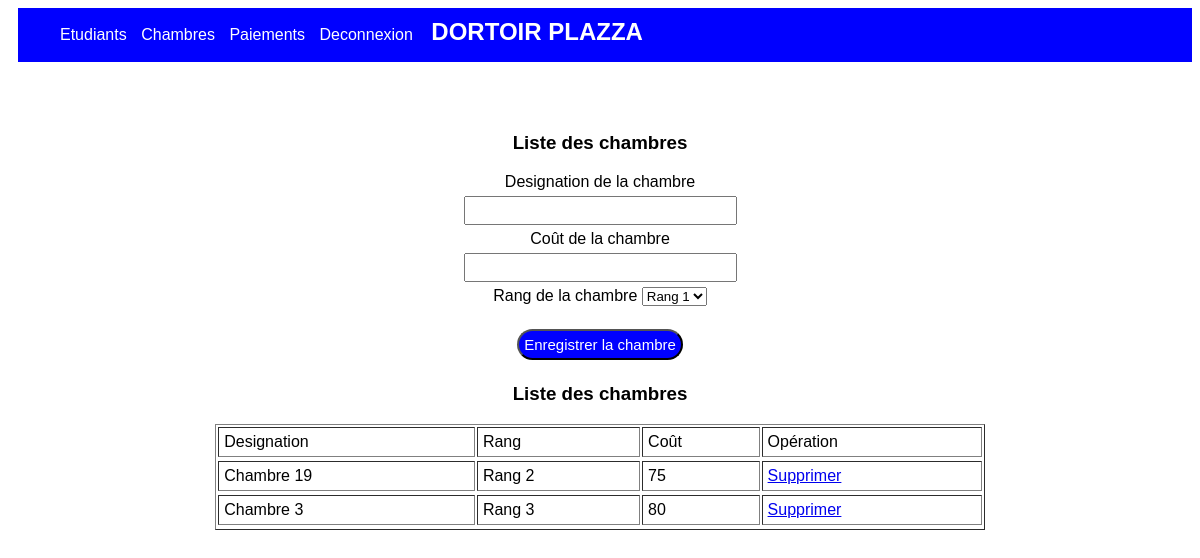
/chambres.php, run on the app's committed database.
### tables this page shows
CREATE TABLE `chambres` (
  `id_chambre` int(11) NOT NULL,
  `designation` text DEFAULT NULL,
  `rang` text DEFAULT NULL,
  `montant_total` float DEFAULT NULL
);

### chambres.php (the view, shortened to what this page needs)
<!DOCTYPE html>
<html lang="en">
<head>
</head>
<body>
<div  style="background-color:blue;padding:2px;top:0;margin-left:10px;color:white;">
<div style="display:inline-block;">
<nav>
    <ul>
    <li><a href="etudiants.php">Etudiants</a></li>
    <li><a href="chambres.php">Chambres</a></li>
    <li><a href="paiements.php">Paiements</a></li>
    <li><a href="index.php">Deconnexion</a></li>
    </ul>
    </nav>
</div>
<h2 style="margin:4px;display:inline-block;">DORTOIR PLAZZA</h2>
</div>
    <div>
    <form action="" method="POST">
        <div align="center">
        <h3>Liste des chambres</h3>
       <div>
       <label for="">Designation de la chambre</label><br>
        <input type="text" name="designation"><br>
       </div>
       <div>
       <label for="">Coût de la chambre</label><br>
        <input type="text" name="cout"><br>
        <label for="">Rang de la chambre</label>
        <select name="rang" id="">
            <option value="Rang 1">Rang 1</option>
        </select>
       </div><br>
        <input type="submit" value="Enregistrer la chambre" id="btn">
        </div>
        <div align="center">
        <h3>Liste des chambres</h3>
        <table border="1">
            <tr id="entete">
                <td>Designation</td>
                <td>Rang</td>
                <td>Coût</td>
                <td>Opération</td>
            </tr>
            <tr>
            <?php
            include("connexion.php");
            $select=$con->query("SELECT * FROM chambres");
            while($resultat=$select->fetch()){
                echo "<tr>";
                echo "<td>".$resultat['designation']."</td>";
                echo "<td>".$resultat['rang']."</td>";
                echo "<td>".$resultat['montant_total']."</td>";
                echo "<td><a href='chambres.php?id=".$resultat['id_chambre']."'>Supprimer</a></td>";
                echo "<tr>";
            }
        ?>
        </tr>
        </table>
</body>
</html>

### chambres.php (style rules this page uses)
body { font-family:arial; }
input { font-size:20px; margin:5px; }
form { margin-top:70px; }
#btn { background-color:blue; padding:5px; border-radius:20px; font-size:15px; cursor:pointer; color:white; }
ul li { list-style-type:none; display:inline-block; color:white; }
li a { color:white; text-decoration:none; padding-right:10px; }
td { padding:5px; }
table { width:65%; }

### data on the page
chambres: designation "Chambre 19", rang "Rang 2", montant_total "75"
chambres: designation "Chambre 3", rang "Rang 3", montant_total "80"
